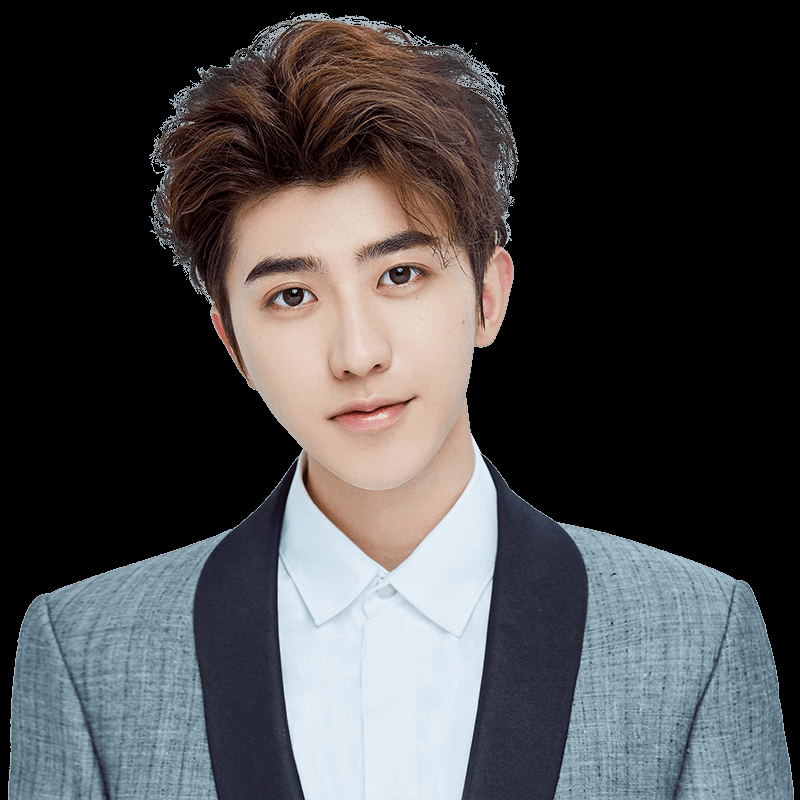
#> input picture image_match/caixukun.png, 800 x 800 px
$ python use_sift.py
#> lines starting #> are read from the running program, lines starting #| are printed output that depends on the picture

import cv2
import numpy as np

image_fold = './caixukun.png'
img = cv2.imread(image_fold)
#> img is the input picture: shape (800, 800, 3); mean B, G, R 71.3, 69.9, 70.8
imgGray = cv2.cvtColor(img, cv2.COLOR_BGR2GRAY)
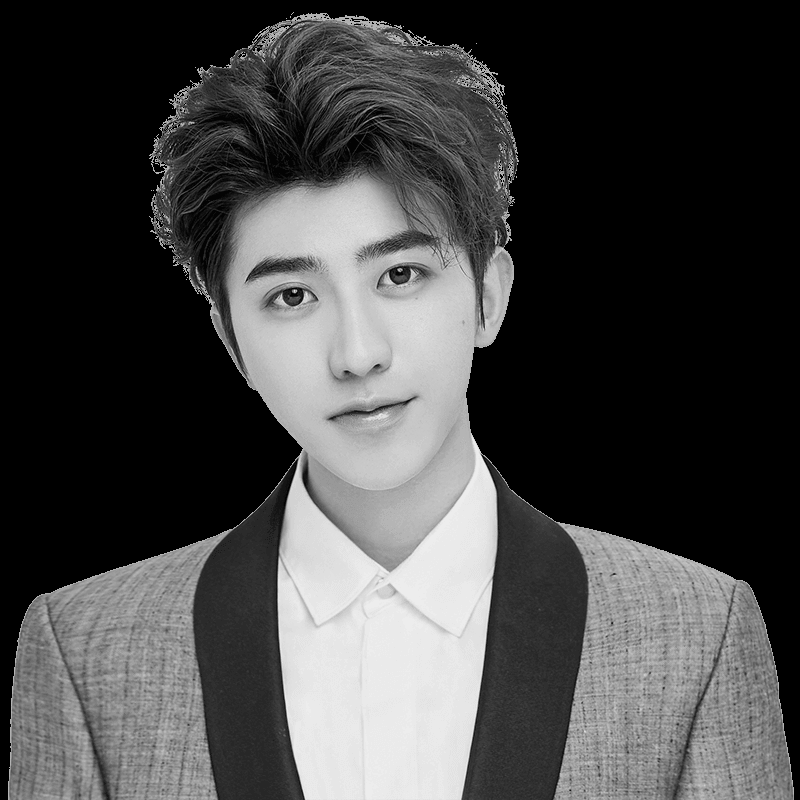
#> imgGray: shape (800, 800); min 0, max 237, mean 70.3
# 创建sift特征提取器
sift = cv2.xfeatures2d.SIFT_create()
'''
创建一个SIFT对象:
cv2.xfeatures2d.SIFT_create(, nfeatures, nOctaveLayers, contrastThreshold, edgeThreshold, sigma)

nfeatures：默认为0，要保留的最佳特征的数量。 特征按其分数排名（在SIFT算法中按局部对比度排序）
nOctaveLayers：默认为3，金字塔每组(Octave)有多少层。 3是D. Lowe纸中使用的值。
contrastThreshold：默认为0.04，对比度阈值，用于滤除低对比度区域中的弱特征。 阈值越大，检测器产生的特征越少。
edgeThreshold：默认为10，用来过滤边缘特征的阈值。注意，它的意思与contrastThreshold不同，edgeThreshold越大，滤出的特征越少（保留更多特征）。
sigma：默认为1.6，高斯金字塔中的σ。
'''
# keypoints = sift.detect(imgGray, None)
# 可以调用sift.compute（）来计算找到的关键点的描述符, 例如：kp，des = sift.compute（gary，kp）
'''
检测特征点:
sift.detect(image,keypoints)  或  keypoint = sift.detect(image, None)

sift：配置好SIFT算法对象
image：输入图像，单通道
keypoint：输出参数，保存着特征点，每个特征点包含有以下信息：
                         Point2f pt：坐标
                         float size：特征点的邻域直径
                         float angle：特征点的方向，值为[0,360度)，负值表示不使用
                         float response;
                         int octave：特征点所在的图像金字塔的组
                         int class_id：用于聚类的id
'''
# 计算sift特征点的关键点和相应的描述子。
keypoints, descriptor = sift.detectAndCompute(imgGray, None)
#> keypoints = 1916 keypoints; strongest (x, y, size): (294, 291, 2.5), (488, 74, 2.1), (503, 86, 2.1), (360, 314, 174.2)


outImage = cv2.drawKeypoints(img, keypoints, None, flags=cv2.DRAW_MATCHES_FLAGS_DRAW_RICH_KEYPOINTS)
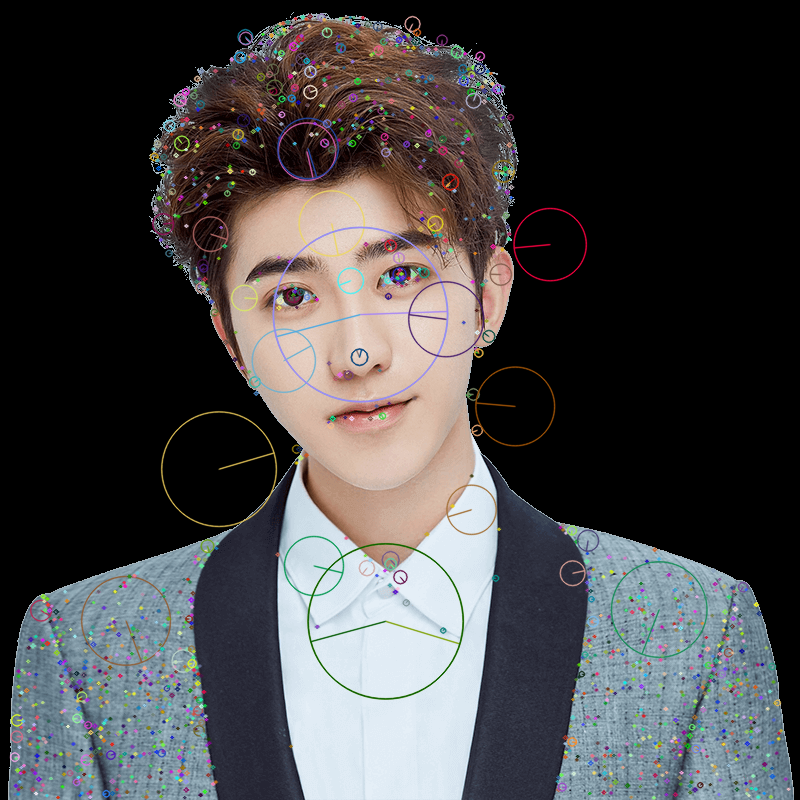
#> outImage: shape (800, 800, 3); mean B, G, R 71.3, 70.2, 71.2
cv2.namedWindow('outImage', cv2.WINDOW_NORMAL)
cv2.imshow('outImage', outImage)
cv2.waitKey(50000)

'''
绘制特征点：
cv2.drawKeypoint(image, keypoints, outImage, color, flags)

或：outImage = cv2.drawKeypoint(image, keypoints, None, color, flags)

image：输入图像
keypoints：上面获取的特征点
outImage：输出图像
color：颜色，默认为随机颜色
flags：绘制点的模式，有以下四种模式
cv2.DRAW_MATCHES_FLAGS_DEFAULT：

默认值，只绘制特征点的坐标点,显示在图像上就是一个个小圆点,每个小圆点的圆心坐标都是特征点的坐标。

cv2.DRAW_MATCHES_FLAGS_DRAW_RICH_KEYPOINTS：

绘制特征点的时候绘制的是带有方向的圆,这种方法同时显示图像的坐标,size，和方向,是最能显示特征的一种绘制方式。

cv2.DRAW_MATCHES_FLAGS_DRAW_OVER_OUTIMG：

只绘制特征点的坐标点,显示在图像上就是一个个小圆点,每个小圆点的圆心坐标都是特征点的坐标。

cv2.DRAW_MATCHES_FLAGS_NOT_DRAW_SINGLE_POINT：

 单点的特征点不被绘制

'''
